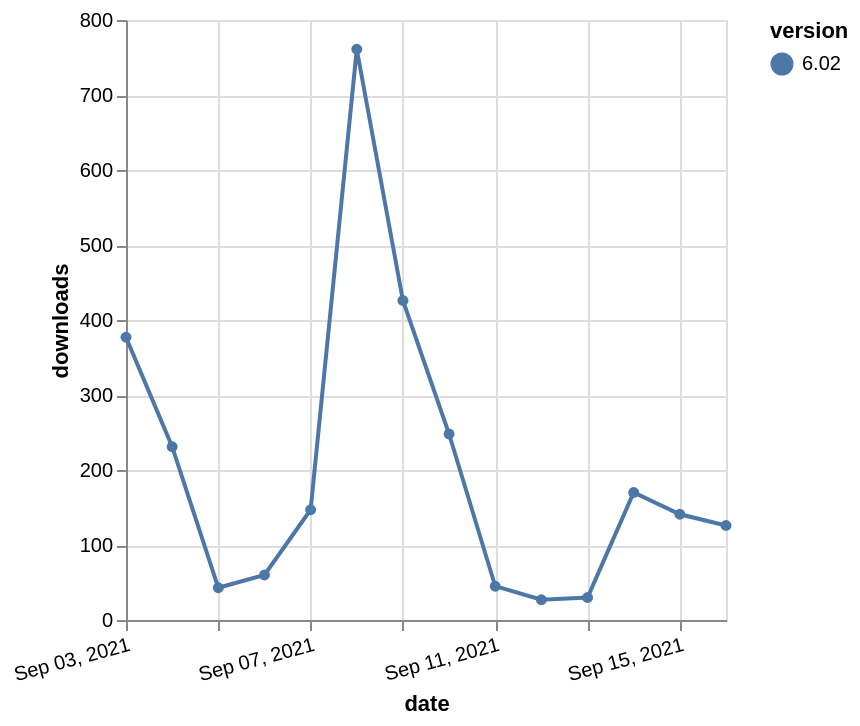

Specify this chart in Vega-Lite:
### Vega-Lite specification from a JSON file in a GitHub repository (floating-point values rounded to 4 significant figures)
{"$schema": "https://vega.github.io/schema/vega-lite/v5.json", "description": "A simple bar chart with embedded data.", "data": {"values": [{"date": "2021-09-03", "total": 173247, "delta": 377, "version": "6.02"}, {"date": "2021-09-04", "total": 173478, "delta": 231, "version": "6.02"}, {"date": "2021-09-05", "total": 173521, "delta": 43, "version": "6.02"}, {"date": "2021-09-06", "total": 173581, "delta": 60, "version": "6.02"}, {"date": "2021-09-07", "total": 173728, "delta": 147, "version": "6.02"}, {"date": "2021-09-08", "total": 174489, "delta": 761, "version": "6.02"}, {"date": "2021-09-09", "total": 174915, "delta": 426, "version": "6.02"}, {"date": "2021-09-10", "total": 175163, "delta": 248, "version": "6.02"}, {"date": "2021-09-11", "total": 175208, "delta": 45, "version": "6.02"}, {"date": "2021-09-12", "total": 175235, "delta": 27, "version": "6.02"}, {"date": "2021-09-13", "total": 175265, "delta": 30, "version": "6.02"}, {"date": "2021-09-14", "total": 175435, "delta": 170, "version": "6.02"}, {"date": "2021-09-15", "total": 175576, "delta": 141, "version": "6.02"}, {"date": "2021-09-16", "total": 175702, "delta": 126, "version": "6.02"}]}, "width": "container", "mark": {"type": "line", "point": {"filled": true}}, "encoding": {"x": {"field": "date", "type": "temporal", "timeUnit": "yearmonthdate", "title": "date", "axis": {"labelAngle": -15}}, "y": {"field": "delta", "type": "quantitative", "title": "downloads"}, "color": {"field": "version", "type": "nominal"}, "tooltip": {"field": "delta"}}}
